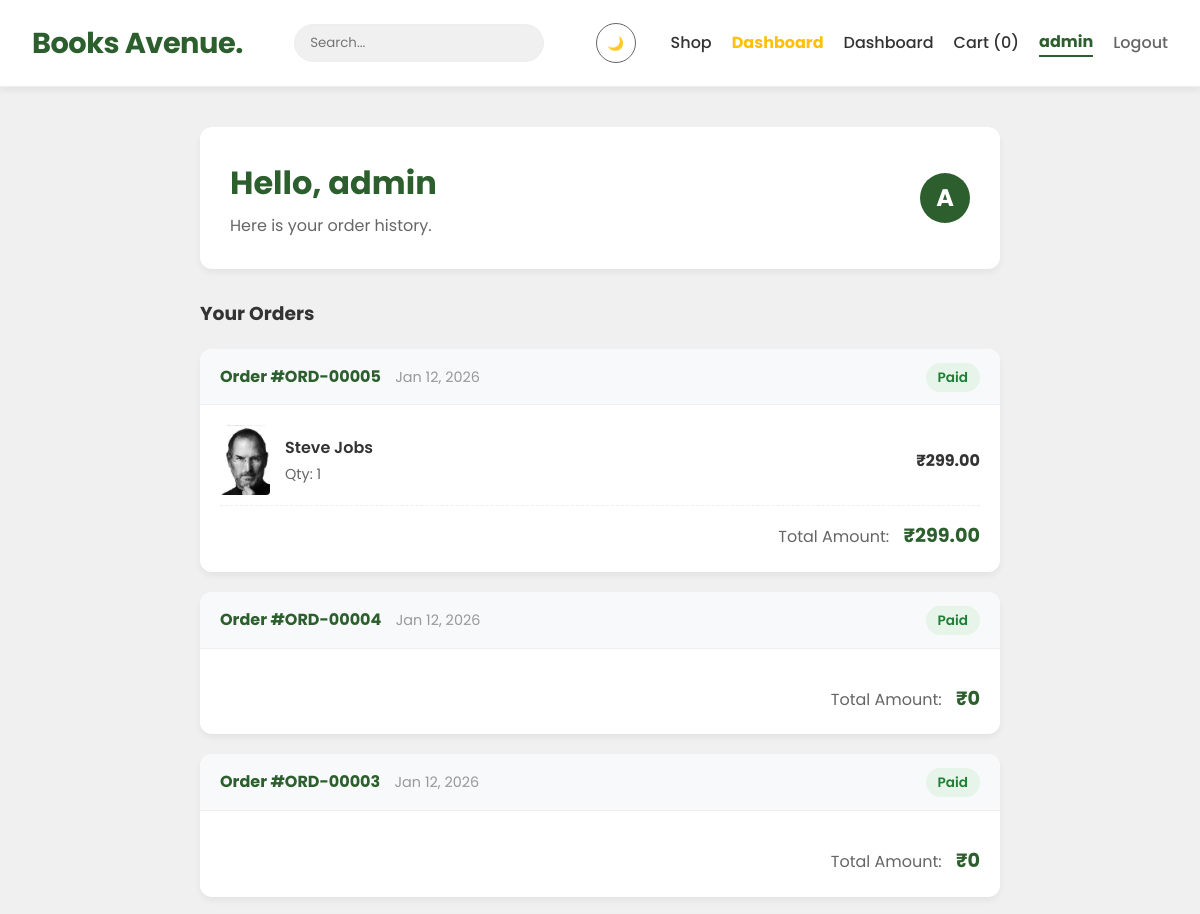
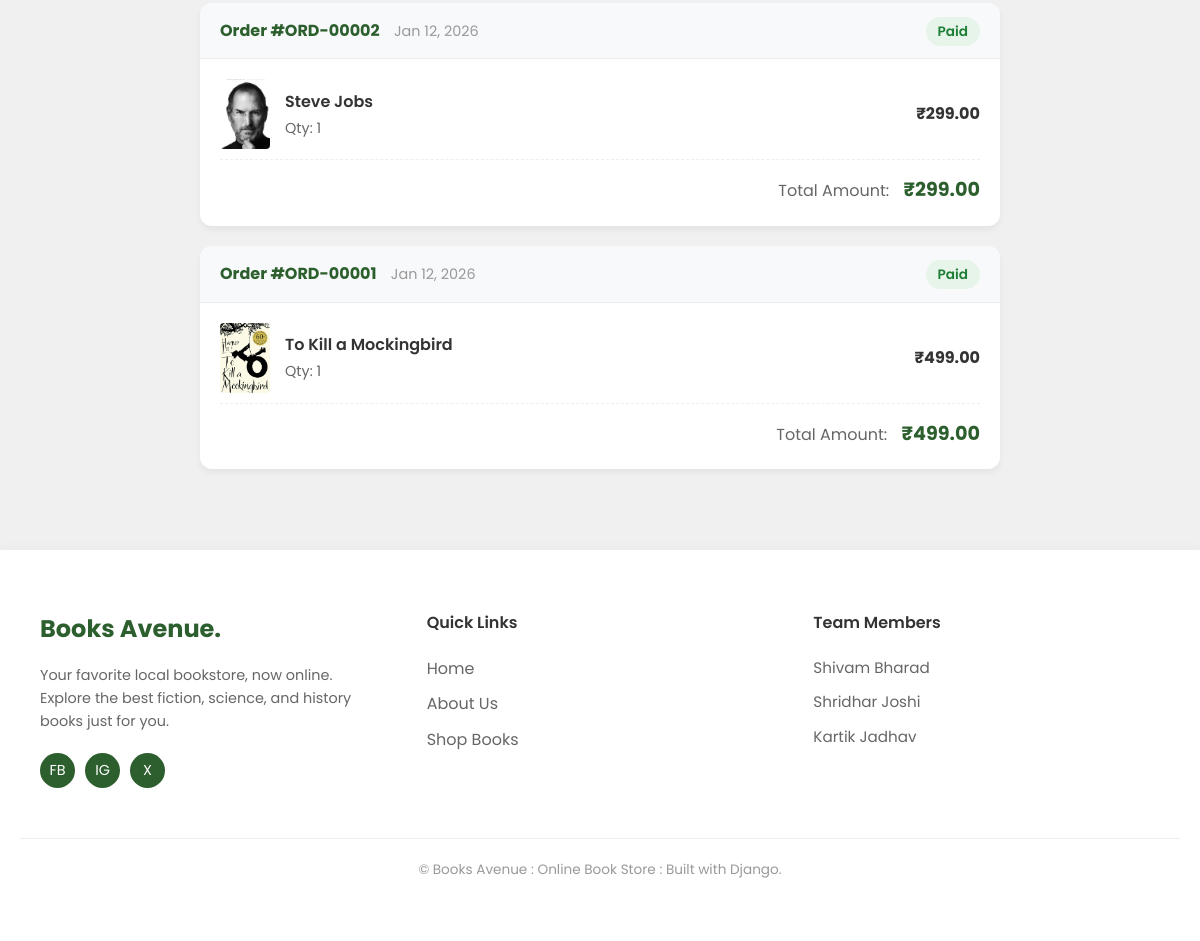
/profile/ (signed in), run on the app's committed database (2 pictures, top to bottom).
### store/models.py (models this page shows, shortened)
class Order(models.Model):
    user = models.ForeignKey(User, on_delete=models.CASCADE)
    full_name = models.CharField(max_length=200)
    address = models.CharField(max_length=500)
    city = models.CharField(max_length=100)
    created_at = models.DateTimeField(auto_now_add=True)
    paid = models.BooleanField(default=False)
    full_name = models.CharField(max_length=100, default="")
    address = models.TextField(default="")
    city = models.CharField(max_length=100, default="")
    zip_code = models.CharField(max_length=20, default="")
    def get_total_cost(self):
        return sum(item.price * item.quantity for item in self.items.all())

class OrderItem(models.Model):
    order = models.ForeignKey(Order, related_name='items', on_delete=models.CASCADE)
    book = models.ForeignKey(Book, on_delete=models.CASCADE)
    price = models.DecimalField(max_digits=10, decimal_places=2)
    quantity = models.PositiveIntegerField(default=1)

class Book(models.Model):
    category = models.ForeignKey(Category, related_name='books', on_delete=models.CASCADE)
    title = models.CharField(max_length=200)
    author = models.CharField(max_length=200)
    publisher = models.ForeignKey(User, on_delete=models.CASCADE, null=True, blank=True)
    description = models.TextField()
    price = models.DecimalField(max_digits=10, decimal_places=2)
    image = models.FileField(upload_to='books/')
    stock = models.IntegerField(default=10) # Default 10 copies per book
    is_bestseller = models.BooleanField(default=False)
    created_at = models.DateTimeField(auto_now_add=True)

### store/views.py (the view)
# urls.py: path('profile/', views.profile, name='profile'),
@login_required
def profile(request):
    orders = Order.objects.filter(user=request.user).order_by('-created_at')
    return render(request, 'profile.html', {'orders': orders})

### templates/profile.html
{% extends 'base.html' %}
{% block content %}
<div class="fade-in-up" style="max-width: 800px; margin: 0 auto;">
    <div style="background: white; padding: 30px; border-radius: 12px; box-shadow: 0 4px 6px rgba(0,0,0,0.05); margin-bottom: 30px; display: flex; align-items: center; justify-content: space-between;">
        <div>
            <h1 style="color: var(--primary); margin-bottom: 5px;">Hello, {{ user.username }}</h1>
            <p style="color: #666;">Here is your order history.</p>
        </div>
        <div style="background: var(--primary); color: white; width: 50px; height: 50px; border-radius: 50%; display: flex; align-items: center; justify-content: center; font-size: 1.5rem; font-weight: bold;">
            {{ user.username|make_list|first|upper }}
        </div>
    </div>
    <h3 style="margin-bottom: 20px;">Your Orders</h3>
    {% if orders %}
        {% for order in orders %}
        <div style="background: white; border-radius: 12px; box-shadow: 0 4px 6px rgba(0,0,0,0.05); overflow: hidden; margin-bottom: 20px;">
            <div style="background: #f8f9fa; padding: 15px 20px; display: flex; justify-content: space-between; align-items: center; border-bottom: 1px solid #eee;">
                <div>
                    <span style="font-weight: bold; color: var(--primary);">Order #ORD-{{ order.id|stringformat:"05d" }}</span>
                    <span style="color: #999; font-size: 0.9rem; margin-left: 10px;">{{ order.created_at|date:"M d, Y" }}</span>
                </div>
                <div>
                    {% if order.paid %}
                        <span style="background: #e6f4ea; color: #1e7e34; padding: 5px 12px; border-radius: 20px; font-size: 0.85rem; font-weight: 600;">Paid</span>
                    {% else %}
                        <span style="background: #fff3cd; color: #856404; padding: 5px 12px; border-radius: 20px; font-size: 0.85rem; font-weight: 600;">Pending</span>
                    {% endif %}
                </div>
            </div>
            <div style="padding: 20px;">
                {% for item in order.items.all %}
                <div style="display: flex; justify-content: space-between; align-items: center; margin-bottom: 10px; padding-bottom: 10px; border-bottom: 1px dashed #eee;">
                    <div style="display: flex; align-items: center; gap: 15px;">
                        {% if item.book.image %}
                            <img src="{{ item.book.image.url }}" style="width: 50px; height: 70px; object-fit: cover; border-radius: 4px;">
                        {% else %}
                            <div style="width: 50px; height: 70px; background: #eee; border-radius: 4px;"></div>
                        {% endif %}
                        <div>
                            <p style="font-weight: 600; margin-bottom: 2px;">{{ item.book.title }}</p>
                            <p style="font-size: 0.9rem; color: #666;">Qty: {{ item.quantity }}</p>
                        </div>
                    </div>
                    <span style="font-weight: bold;">₹{{ item.price }}</span>
                </div>
                {% endfor %}
                <div style="text-align: right; margin-top: 15px;">
                    <span style="color: #666; margin-right: 10px;">Total Amount:</span>
                    <span style="font-size: 1.2rem; color: var(--primary); font-weight: bold;">
                        ₹{{ order.get_total_cost }}
                    </span>
                </div>
            </div>
        </div>
        {% endfor %}
    {% else %}
        <div style="text-align: center; padding: 50px; background: white; border-radius: 12px;">
            <p style="color: #666;">You haven't placed any orders yet.</p>
            <a href="{% url 'home' %}" class="btn" style="margin-top: 15px;">Start Shopping</a>
        </div>
    {% endif %}
</div>
{% endblock %}

### templates/base.html (shortened to what this page needs)
{% load static %}
<!DOCTYPE html>
<html lang="en">
<head>
</head>
<body>
    <nav>
        <a href="{% url 'home' %}" class="brand">Books Avenue.</a>
        <form action="{% url 'home' %}" method="get" style="display:inline;">
            <input type="text" name="q" placeholder="Search..." value="{{ request.GET.q }}">
        </form>
        <div class="nav-actions">
            <button id="theme-toggle" class="btn-outline" style="border-radius: 50%; width: 40px; height: 40px; padding: 0; display: flex; align-items: center; justify-content: center; margin-right: 15px; border: 1px solid var(--text-muted);">
                🌙
            </button>
            <a href="{% url 'home' %}" class="nav-link {% if request.resolver_match.url_name == 'home' %}active{% endif %}">Shop</a>
            {% if user.is_authenticated %}
                {% if user.userprofile.is_publisher %}
                    <a href="{% url 'publisher_dashboard' %}" class="nav-link" style="color: var(--accent); font-weight: bold;">
                        Dashboard
                    </a>
                {% endif %}
                {% if user.is_staff %}
                    <a href="{% url 'manager_dashboard' %}" class="nav-link {% if request.resolver_match.url_name == 'manager_dashboard' %}active{% endif %}">Dashboard</a>
                {% endif %}
                <a href="{% url 'cart_view' %}" class="nav-link {% if request.resolver_match.url_name == 'cart_view' %}active{% endif %}">
                    Cart ({{ request.session.cart|length }})
                </a>
                <a href="{% url 'profile' %}" class="nav-link {% if request.resolver_match.url_name == 'profile' %}active{% endif %}">
                    {{ user.username }}
                </a>
                <a href="{% url 'logout' %}" class="nav-link" style="color: var(--text-muted); cursor: pointer;">
                    Logout
                </a>
            {% else %}
                <a href="{% url 'login' %}" class="nav-link {% if request.resolver_match.url_name == 'login' %}active{% endif %}">Login</a>
                <a href="{% url 'signup' %}" class="btn">Sign Up</a>
            {% endif %}
        </div>
    </nav>
    <div class="container">
        {% block content %}{% endblock %}
    </div>
    <footer style="background: var(--card-bg); border-top: 1px solid var(--border-color); padding: 60px 20px; margin-top: 80px; box-shadow: 0 -4px 10px rgba(0,0,0,0.02);">
        <div class="container" style="margin: 0 auto; max-width: 1200px; display: grid; grid-template-columns: repeat(auto-fit, minmax(250px, 1fr)); gap: 40px;">
            <div>
                <h3 style="color: var(--primary); font-size: 1.5rem; font-weight: 700; margin-bottom: 15px;">Books Avenue.</h3>
                <p style="color: var(--text-muted); font-size: 0.9rem; line-height: 1.6;">
                    Your favorite local bookstore, now online. Explore the best fiction, science, and history books just for you.
                </p>
                <div style="margin-top: 20px; display: flex; gap: 10px;">
                    <span style="background: var(--primary); color: white; width: 35px; height: 35px; border-radius: 50%; display: flex; align-items: center; justify-content: center; font-size: 0.9rem;">FB</span>
                    <span style="background: var(--primary); color: white; width: 35px; height: 35px; border-radius: 50%; display: flex; align-items: center; justify-content: center; font-size: 0.9rem;">IG</span>
                    <span style="background: var(--primary); color: white; width: 35px; height: 35px; border-radius: 50%; display: flex; align-items: center; justify-content: center; font-size: 0.9rem;">X</span>
                </div>
            </div>
            <div>
                <h4 style="color: var(--text-main); font-weight: 600; margin-bottom: 20px;">Quick Links</h4>
                <ul style="list-style: none; padding: 0;">
                    <li style="margin-bottom: 10px;"><a href="{% url 'home' %}" style="color: var(--text-muted);">Home</a></li>
                    <li style="margin-bottom: 10px;"><a href="{% url 'about' %}" style="color: var(--text-muted);">About Us</a></li>
                    <li style="margin-bottom: 10px;"><a href="{% url 'home' %}" style="color: var(--text-muted);">Shop Books</a></li>
                </ul>
            </div>
            <div>
                <h4 style="color: var(--text-main); font-weight: 600; margin-bottom: 20px;">Team Members</h4>
                <ul style="list-style: none; padding: 0;">
                    <li style="color: var(--text-muted); margin-bottom: 10px; font-size: 0.95rem; font-weight: 400;">Shivam Bharad</li>
                    <li style="color: var(--text-muted); margin-bottom: 10px; font-size: 0.95rem; font-weight: 400;">Shridhar Joshi</li>
                    <li style="color: var(--text-muted); margin-bottom: 10px; font-size: 0.95rem; font-weight: 400;">Kartik Jadhav</li>
                </ul>
            </div>
        </div>
        <div style="text-align: center; margin-top: 50px; padding-top: 20px; border-top: 1px solid var(--border-color); color: #999; font-size: 0.85rem;">
            &copy; Books Avenue : Online Book Store : Built with Django.
        </div>
    </footer>
</body>
</html>

### templates/base.html (style rules this page uses)
:root { --primary: #2C5F2D; --primary-dark: #1E4220; --bg-color: #f0f0f0; --card-bg: #FFFFFF; --text-main: #333333; --text-muted: #666666; --border-color: #eee; --shadow: 0 4px 6px rgba(0, 0, 0, 0.05); --shadow-hover: 0 10px 20px rgba(0, 0, 0, 0.12); --accent: #FFC107; }
* { margin: 0; padding: 0; box-sizing: border-box; }
body { font-family: 'Poppins', sans-serif; color: var(--text-main); background-color: var(--bg-color); line-height: 1.6; min-height: 100vh; transition: background-color 0.3s ease, color 0.3s ease, opacity 0.2s ease; }
a { text-decoration: none; color: inherit; transition: 0.3s; }
ul { list-style: none; }
nav { background-color: var(--card-bg); padding: 1rem 2rem; display: flex; justify-content: space-between; align-items: center; box-shadow: var(--shadow); position: sticky; top: 0; z-index: 1000; border-bottom: 1px solid var(--border-color); transition: background-color 0.3s ease; }
nav .brand { font-size: 1.8rem; font-weight: 700; color: var(--primary); letter-spacing: -0.5px; }
nav .nav-actions { display: flex; align-items: center; gap: 20px; }
nav a.nav-link { font-weight: 500; color: var(--text-main); font-size: 1rem; }
nav a.nav-link.active { color: var(--primary); font-weight: 700; border-bottom: 2px solid var(--primary); }
nav input[type="text"] { border: 1px solid var(--border-color); background: var(--bg-color); color: var(--text-main); border-radius: 20px; padding: 8px 15px; width: 250px; transition: 0.3s; outline: none; }
.btn-outline { background: transparent; border: 2px solid var(--primary); color: var(--primary); padding: 8px 20px; border-radius: 50px; cursor: pointer; transition: 0.3s; }
.container { max-width: 1200px; margin: 40px auto; padding: 0 20px; }
input[type="text"], input[type="password"], input[type="email"], input[type="number"], input[type="file"], textarea, select { width: 100%; padding: 12px; margin: 8px 0; border: 2px solid var(--border-color); background-color: var(--bg-color); color: var(--text-main); border-radius: 8px; font-family: inherit; }
.fade-in-up { animation: fadeInUp 0.8s ease-out forwards; opacity: 0; }

### data on the page
Order: id "00005", created_at "Jan 12, 2026", paid "Paid", get_total_cost "299.00"
OrderItem: book.image (picture), book "Steve Jobs", quantity "1", price "299.00"
Order: id "00004", created_at "Jan 12, 2026", paid "Paid", get_total_cost "0"
Order: id "00003", created_at "Jan 12, 2026", paid "Paid", get_total_cost "0"
Order: id "00002", created_at "Jan 12, 2026", paid "Paid", get_total_cost "299.00"
OrderItem: book.image (picture), book "Steve Jobs", quantity "1", price "299.00"
Order: id "00001", created_at "Jan 12, 2026", paid "Paid", get_total_cost "499.00"
OrderItem: book.image (picture), book "To Kill a Mockingbird", quantity "1", price "499.00"

### other printed values
{{ request.session.cart|length }} "0"
{{ user.username }} "admin"
{{ user.username|make_list|first|upper }} "A"
